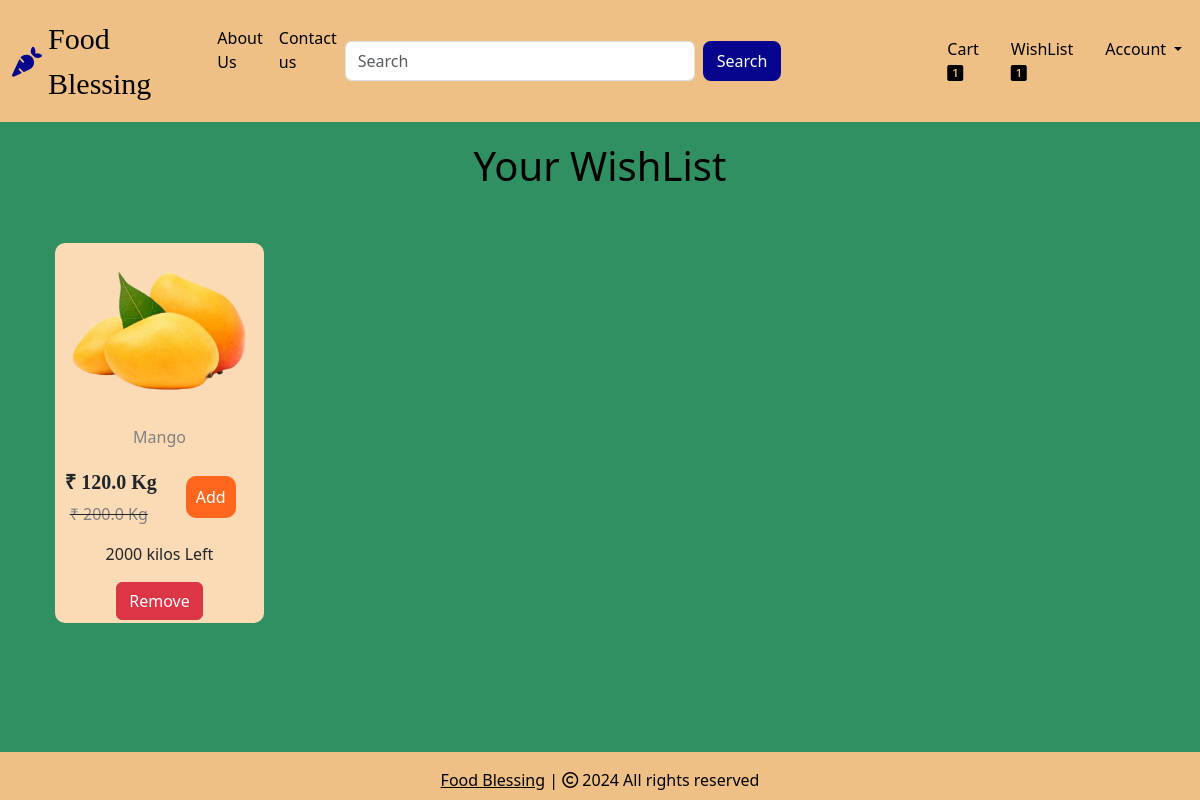
Screenshot of /wishlist (signed in) with the database file from the repository.
### website/models.py (models this page shows, shortened)
class Wishlist(db.Model):
    id = db.Column(db.Integer, primary_key=True)
    customer_link = db.Column(db.Integer, db.ForeignKey('customer.id'), nullable=False)
    product_link = db.Column(db.Integer, db.ForeignKey('product.id'), nullable=False)

class Product(db.Model):
    id = db.Column(db.Integer, primary_key=True)
    product_name = db.Column(db.String(100), nullable=False)
    current_price = db.Column(db.Float, nullable=False)
    previous_price = db.Column(db.Float, nullable=False)
    in_stock = db.Column(db.Integer, nullable=False)
    unit_of_measurement = db.Column(db.String(20))  # unit
    small_unit_of_measurement = db.Column(db.String(20)) #small
    product_picture = db.Column(db.String(1000), nullable=False)
    flash_sale = db.Column(db.Boolean, default=False)
    date_added = db.Column(db.DateTime, default=datetime.utcnow)
    carts = db.relationship('Cart', backref=db.backref('product', lazy=True))
    orders = db.relationship('Order', backref=db.backref('product', lazy=True))
    wishlist_items = db.relationship('Wishlist', backref=db.backref('product', lazy=True))

### website/views.py (the view)
@views.route('/wishlist')
@login_required
def wishlist():
    wishlist_items = Wishlist.query.filter_by(customer_link=current_user.id).all()
    return render_template('wishlist.html', wishlist=wishlist_items, cart=Cart.query.filter_by(customer_link=current_user.id).all()
                           if current_user.is_authenticated else [])

### website/__init__.py (called while the page is built)
def create_app():
    app = Flask(__name__)
    app.config['SECRET_KEY'] = 'hbnwdvbn ajnbsjn ahe'
    app.config['SQLALCHEMY_DATABASE_URI'] = f'sqlite:///{DB_NAME}'
    db.init_app(app)
    @app.errorhandler(404)
    def page_not_found(error):
        return render_template('404.html')
    login_manager = LoginManager()
    login_manager.init_app(app)
    login_manager.login_view = 'auth.login'
    @login_manager.user_loader
    def load_user(id):
        return Customer.query.get(int(id))
    from .views import views
    from .auth import auth
    from .admin import admin
    from .models import Customer, Cart, Product, Order
    app.register_blueprint(views, url_prefix='/') # localhost:5000/about-us
    app.register_blueprint(auth, url_prefix='/') # localhost:5000/auth/change-password
    app.register_blueprint(admin, url_prefix='/')
    return app

### website/templates/wishlist.html (shortened to what this page needs)
{% extends 'base.html' %}
{% block body %}
<div class="container text-center" style="margin-top: 20px;">
    {% if wishlist %}
    <h1 class="text-center mb-5" style="color: rgb(0, 0, 0);">Your WishList</h1>
    <div class="row" style="margin: 8px; margin-top: 30px; background-color: #309061; border-radius: 10px;" id="column">
        {% for item in wishlist %}
        <div class="col" style=" height: 380px; width: 200px; max-width: 209px; background-color:rgb(250, 219, 181); margin: 5px; border-radius: 10px; position: relative;">
            <img src="{{ item.product.product_picture }}" alt="" style="height: 180px; width: 180px; object-fit:contain;">
            <div class="row" style="margin-top: 5px;">
                <h6 style="color: gray;">{{ item.product.product_name }}</h6>
            </div>
            <div class="row" style="margin-top: 10px;">
                <div class="col" style="padding: 5px;">
                    <h5 style="font-weight: 600; font-family: 'Times New Roman', Times, serif; margin-left: -11px; margin-right: -25px;">₹ {{ item.product.current_price }} {{ item.product.small_unit_of_measurement }}</h5>
                    <strike><p style="color: gray; margin-left: -10px; margin-right: -20px;">₹ {{ item.product.previous_price}} {{ item.product.small_unit_of_measurement }}</p></strike>
                </div>
                <div class="col text-center" style="margin-top: 10px; padding-top: 10px;">
                    {% if item.product.in_stock > 0 %}
                    <a href="/add-to-cart/{{ item.id }}" style="background-color: #ff671f; margin-left: -25px; margin-right: -30px;">Add</a>
                    {% else %}
                    <p style="background-color: red; color: white; width: 104px; height: 42px; padding-top: 10px; border-radius: 10px; margin-top: -10px; margin-right: -10px;">Out of Stock</p>
                    {% endif %}
                </div>
            </div>
            <div class="row" style="margin-top: -5px;">
                {% if item.product.in_stock == 1 %}
                <p>{{ item.product.in_stock }} {{ item.product.small_unit_of_measurement }} Left</p>
                {% elif item.product.in_stock > 0 %}
                <p>{{ item.product.in_stock }} {{ item.product.unit_of_measurement }} Left</p>
                {% else %}
                <p style="color: red;">Come back later</p>
                {% endif %}
            </div>
            <a href="#" class="btn btn-danger remove-wishlist-item" data-item-id="{{ item.id }}">Remove</a>
        </div>
        {% endfor %}
    </div>
    {% else %}
    <h1 class="text-center mb-5" style="color: rgb(0, 0, 0);">Your WishList is Emptys</h1>
    {% endif %}
</div>
{% endblock %}

### website/templates/base.html (shortened to what this page needs)
<!DOCTYPE html>
<html lang="en">
<head>
    <link rel="stylesheet" href="https://cdnjs.cloudflare.com/ajax/libs/bootstrap-icons/1.10.5/font/bootstrap-icons.min.css" />
    <link rel="stylesheet" href="{{ url_for('static', filename='css/all.min.css') }}">
    <link rel="stylesheet" href="{{ url_for('static', filename='css/bootstrap.min.css') }}">
    <link rel="stylesheet" href="{{ url_for('static', filename='css/style.css') }}">
</head>
<body style="background-color: #309061;">
  <div id="page-container">
    <div id="content-wrap">
    <nav class="navbar navbar-expand-lg" style="background-color: rgb(239, 192, 134);">
      <div class="container-fluid">
        <a class="navbar-brand" href="/" style="color: #06038d; font-size: 30px; margin-right: -2px;">
          <i class="fa-solid fa-carrot"></i>
        </a>
        <div class="collapse navbar-collapse " id="navbarSupportedContent">
          <ul class="navbar-nav me-auto mb-2 mb-lg-0 ">
            <li class="nav-item">
              <a class="nav-link active" aria-current="page" href="/" style="font-family: cursive; font-size: 30px;">Food Blessing</a>
            </li>
              <a class="nav-link text-black" style="margin-top: 10px;" href="/about-us" style="font-size: 19px;">About Us</a>
            <li class="nav-item">
              <a class="nav-link text-black" style="margin-top: 10px;" href="/contact-us" style="font-size: 19px;">Contact us</a>
            </li>
          </ul>
          <form class="d-flex" role="search" action="/search" style="margin-right: 150px;" method="POST">
            <input class="form-control me-2" name="search" type="search" placeholder="Search" aria-label="Search" style="width: 350px;">
            <button class="btn" type="submit" >Search</button>
          </form>
        </div>
        <ul class="navbar-nav me-auto mb-2 mb-lg-0">
          <li class="nav-item mx-2" id="items">
            {% if cart | length < 1 %}
            <a class="nav-link text-black" href="/cart"><span class="badge bg-success"></span> Cart
              <i class="fa-solid fa-cart-shopping"></i>
            </a>
            {% else %}
            <a class="nav-link text-black" href="/cart"> Cart
              <i class="bi bi-{{ cart | length }}-square-fill"></i>
            </a>
            {% endif %}
          </li>
          <li class="nav-item mx-2" id="items">
            {% if wishlist | length < 1 %}
            <a class="nav-link text-black" href="/wishlist">
              <span class="badge bg-success"></span> WishList
              <i class="fa-solid fa-heart"></i>
            </a>
            {% else %}
            <a class="nav-link text-black" href="/wishlist">
               WishList
              <i class="bi bi-{{wishlist | length}}-square-fill heart-icon"></i>
            </a>
            {% endif %}
          </li>
          <li class="nav-item dropdown mx-2">
            <a class="nav-link dropdown-toggle text-black" href="#" role="button", id="profileDropdown"
            data-bs-toggle="dropdown" aria-hidden="false">
              Account
            </a>
          </li>
        </ul>
      </div>
    </nav>
    {% block body %}
    {% endblock %}
  </div>
    <footer class="container-fluid  text-center p-3 mt-5 footer" style="background-color: rgb(239, 192, 134); color: rgb(0, 0, 0);">
      <a href="https://freshpizza.netlify.app" style="color: rgb(0, 0, 0);">Food Blessing</a> | <span>
        <i class="fa-sharp fa-regular fa-copyright"></i></span> 2024 All rights reserved
    </footer>
  </div>
</body>
</html>

### website/static/css/style.css (style rules this page uses)
.d-flex .btn { background: #06038d; border: 2px solid #06038d; border-radius: 8px; color: #fff; }
.container .row .col .row .col a { background-color: #ff671f; padding: 10px; border-radius: 10px; text-decoration: none; color: white; }

### website/templates/base.html (style rules this page uses)
#page-container { position: relative; min-height: 100vh; }
#content-wrap { padding-bottom: 4.0rem; }
.footer { position: absolute; bottom: 0; width: 100%; height: 3.0rem; }

### rows the page displays
Wishlist: product.product_picture (picture), product.product_name "Mango", product.current_price "120.0", product.small_unit_of_measurement "Kg", product.previous_price "200.0", product.in_stock "2000", product.unit_of_measurement "kilos"
